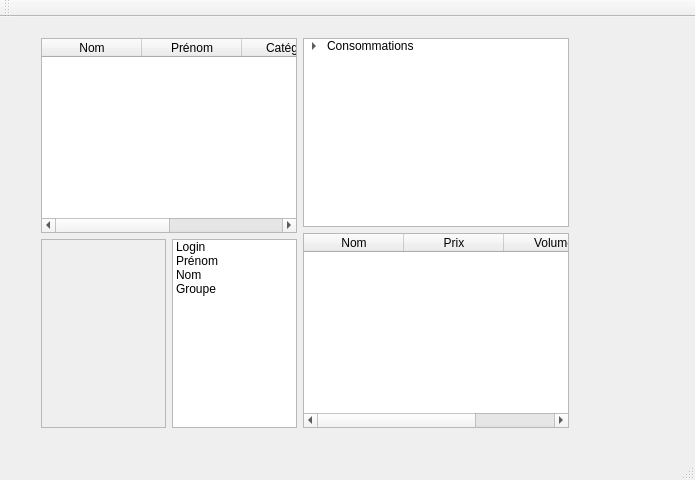
<?xml version="1.0" encoding="UTF-8"?>
<ui version="4.0">
 <class>MainWindow</class>
 <widget class="QMainWindow" name="MainWindow">
  <property name="geometry">
   <rect>
    <x>0</x>
    <y>0</y>
    <width>695</width>
    <height>480</height>
   </rect>
  </property>
  <property name="windowTitle">
   <string>MainWindow</string>
  </property>
  <widget class="QWidget" name="centralWidget">
   <property name="maximumSize">
    <size>
     <width>16777215</width>
     <height>16777215</height>
    </size>
   </property>
   <widget class="QWidget" name="">
    <property name="geometry">
     <rect>
      <x>30</x>
      <y>10</y>
      <width>550</width>
      <height>412</height>
     </rect>
    </property>
    <layout class="QGridLayout" name="gridLayout">
     <item row="0" column="0" rowspan="2" colspan="2">
      <widget class="QTableWidget" name="tableWidget">
       <attribute name="horizontalHeaderShowSortIndicator" stdset="0">
        <bool>true</bool>
       </attribute>
       <attribute name="horizontalHeaderStretchLastSection">
        <bool>true</bool>
       </attribute>
       <attribute name="verticalHeaderVisible">
        <bool>false</bool>
       </attribute>
       <column>
        <property name="text">
         <string>Nom</string>
        </property>
       </column>
       <column>
        <property name="text">
         <string>Prénom</string>
        </property>
       </column>
       <column>
        <property name="text">
         <string>Catégorie</string>
        </property>
       </column>
       <column>
        <property name="text">
         <string>Compte</string>
        </property>
       </column>
      </widget>
     </item>
     <item row="0" column="2">
      <widget class="QTreeWidget" name="treeWidget_2">
       <attribute name="headerVisible">
        <bool>false</bool>
       </attribute>
       <column>
        <property name="text">
         <string>Consommations</string>
        </property>
       </column>
       <item>
        <property name="text">
         <string>Consommations</string>
        </property>
        <item>
         <property name="text">
          <string>Bières</string>
         </property>
        </item>
       </item>
      </widget>
     </item>
     <item row="1" column="2" rowspan="2">
      <widget class="QTableWidget" name="tableWidget_2">
       <attribute name="horizontalHeaderShowSortIndicator" stdset="0">
        <bool>true</bool>
       </attribute>
       <attribute name="horizontalHeaderStretchLastSection">
        <bool>true</bool>
       </attribute>
       <attribute name="verticalHeaderVisible">
        <bool>false</bool>
       </attribute>
       <column>
        <property name="text">
         <string>Nom</string>
        </property>
       </column>
       <column>
        <property name="text">
         <string>Prix</string>
        </property>
       </column>
       <column>
        <property name="text">
         <string>Volume</string>
        </property>
       </column>
      </widget>
     </item>
     <item row="2" column="0">
      <widget class="QFrame" name="frame">
       <property name="sizePolicy">
        <sizepolicy hsizetype="Preferred" vsizetype="Preferred">
         <horstretch>0</horstretch>
         <verstretch>0</verstretch>
        </sizepolicy>
       </property>
       <property name="minimumSize">
        <size>
         <width>119</width>
         <height>0</height>
        </size>
       </property>
       <property name="frameShape">
        <enum>QFrame::StyledPanel</enum>
       </property>
       <property name="frameShadow">
        <enum>QFrame::Raised</enum>
       </property>
      </widget>
     </item>
     <item row="2" column="1">
      <widget class="QListWidget" name="listWidget">
       <property name="sizePolicy">
        <sizepolicy hsizetype="Ignored" vsizetype="Expanding">
         <horstretch>0</horstretch>
         <verstretch>0</verstretch>
        </sizepolicy>
       </property>
       <item>
        <property name="text">
         <string>Login</string>
        </property>
       </item>
       <item>
        <property name="text">
         <string>Prénom</string>
        </property>
       </item>
       <item>
        <property name="text">
         <string>Nom</string>
        </property>
       </item>
       <item>
        <property name="text">
         <string>Groupe</string>
        </property>
       </item>
      </widget>
     </item>
    </layout>
   </widget>
  </widget>
  <widget class="QMenuBar" name="menuBar">
   <property name="geometry">
    <rect>
     <x>0</x>
     <y>0</y>
     <width>695</width>
     <height>22</height>
    </rect>
   </property>
  </widget>
  <widget class="QToolBar" name="mainToolBar">
   <attribute name="toolBarArea">
    <enum>TopToolBarArea</enum>
   </attribute>
   <attribute name="toolBarBreak">
    <bool>false</bool>
   </attribute>
  </widget>
  <widget class="QStatusBar" name="statusBar"/>
 </widget>
 <layoutdefault spacing="6" margin="11"/>
 <resources/>
 <connections/>
</ui>
